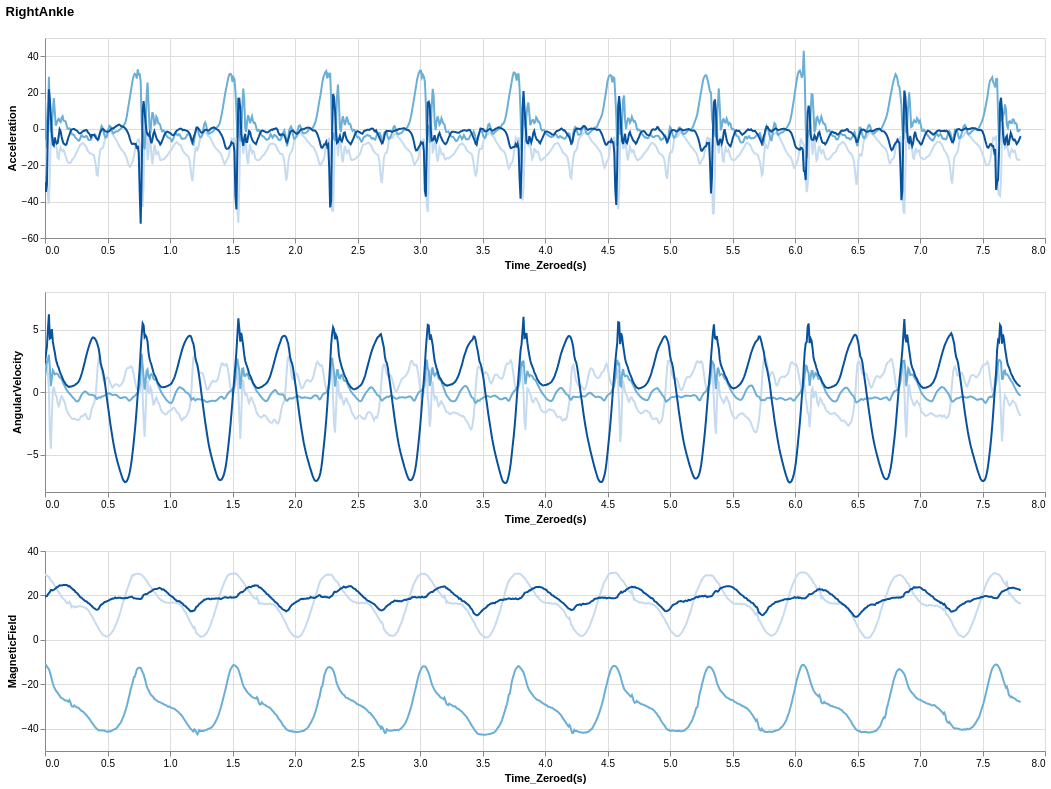

Source (notebook cell):
### Code cell
# Define signal types and axes.
sensor = ['Acceleration', 'AngularVelocity', 'MagneticField']
dir = ['x','y','z']
plotStack = [0,0,0] # Preallocate plot for each signal

# Generate plots for each sensor type
for iSensor in range(len(sensor)): # loop through the signal types
    # create plots for x,y,z directions
    x_signal = alt.Chart(df_3_data_reduced).mark_line().encode(
        x = 'Time_Zeroed(s)',
        y = alt.Y(location + '_' + sensor[iSensor] + '_x', title = sensor[iSensor]),
        color = alt.value('#c6dbef')
    ).properties(
        width = 1000,
        height = 200
    )
    y_signal = alt.Chart(df_3_data_reduced).mark_line().encode(
        x = 'Time_Zeroed(s)',
        y = alt.Y(location + '_' + sensor[iSensor] + '_y', title = sensor[iSensor]),
        color = alt.value("#6baed6")
    )
    z_signal = alt.Chart(df_3_data_reduced).mark_line().encode(
        x = 'Time_Zeroed(s)',
        y = alt.Y(location + '_' + sensor[iSensor] + '_z', title = sensor[iSensor]),
        color = alt.value("#08519c")
    ).interactive()
    # Combine x,y,z plots
    plotStack[iSensor] = x_signal + y_signal + z_signal

alt.vconcat(plotStack[0], plotStack[1], plotStack[2]).properties(title = [location,""])

### Figure 1 — Vega-Lite specification as saved in the notebook (floating-point values rounded to 4 significant figures; data arrays with more than 128 entries replaced by an {"elided": "..."} marker saying what was removed)
{"config": {"view": {"continuousWidth": 300, "continuousHeight": 300}}, "vconcat": [{"layer": [{"mark": {"type": "line"}, "encoding": {"color": {"value": "#c6dbef"}, "x": {"field": "Time_Zeroed(s)", "type": "quantitative"}, "y": {"field": "RightAnkle_Acceleration_x", "title": "Acceleration", "type": "quantitative"}}}, {"mark": {"type": "line"}, "encoding": {"color": {"value": "#6baed6"}, "x": {"field": "Time_Zeroed(s)", "type": "quantitative"}, "y": {"field": "RightAnkle_Acceleration_y", "title": "Acceleration", "type": "quantitative"}}}, {"mark": {"type": "line"}, "encoding": {"color": {"value": "#08519c"}, "x": {"field": "Time_Zeroed(s)", "type": "quantitative"}, "y": {"field": "RightAnkle_Acceleration_z", "title": "Acceleration", "type": "quantitative"}}, "name": "view_28"}], "height": 200, "width": 1000}, {"layer": [{"mark": {"type": "line"}, "encoding": {"color": {"value": "#c6dbef"}, "x": {"field": "Time_Zeroed(s)", "type": "quantitative"}, "y": {"field": "RightAnkle_AngularVelocity_x", "title": "AngularVelocity", "type": "quantitative"}}}, {"mark": {"type": "line"}, "encoding": {"color": {"value": "#6baed6"}, "x": {"field": "Time_Zeroed(s)", "type": "quantitative"}, "y": {"field": "RightAnkle_AngularVelocity_y", "title": "AngularVelocity", "type": "quantitative"}}}, {"mark": {"type": "line"}, "encoding": {"color": {"value": "#08519c"}, "x": {"field": "Time_Zeroed(s)", "type": "quantitative"}, "y": {"field": "RightAnkle_AngularVelocity_z", "title": "AngularVelocity", "type": "quantitative"}}, "name": "view_29"}], "height": 200, "width": 1000}, {"layer": [{"mark": {"type": "line"}, "encoding": {"color": {"value": "#c6dbef"}, "x": {"field": "Time_Zeroed(s)", "type": "quantitative"}, "y": {"field": "RightAnkle_MagneticField_x", "title": "MagneticField", "type": "quantitative"}}}, {"mark": {"type": "line"}, "encoding": {"color": {"value": "#6baed6"}, "x": {"field": "Time_Zeroed(s)", "type": "quantitative"}, "y": {"field": "RightAnkle_MagneticField_y", "title": "MagneticField", "type": "quantitative"}}}, {"mark": {"type": "line"}, "encoding": {"color": {"value": "#08519c"}, "x": {"field": "Time_Zeroed(s)", "type": "quantitative"}, "y": {"field": "RightAnkle_MagneticField_z", "title": "MagneticField", "type": "quantitative"}}, "name": "view_30"}], "height": 200, "width": 1000}], "data": {"name": "data-909972b2705551603e8db54b7bd025a4"}, "params": [{"name": "param_28", "select": {"type": "interval", "encodings": ["x", "y"]}, "bind": "scales", "views": ["view_28"]}, {"name": "param_29", "select": {"type": "interval", "encodings": ["x", "y"]}, "bind": "scales", "views": ["view_29"]}, {"name": "param_30", "select": {"type": "interval", "encodings": ["x", "y"]}, "bind": "scales", "views": ["view_30"]}], "title": ["RightAnkle", ""], "$schema": "https://vega.github.io/schema/vega-lite/v5.20.1.json", "datasets": {"data-909972b2705551603e8db54b7bd025a4": {"elided": "1000 records"}}}
